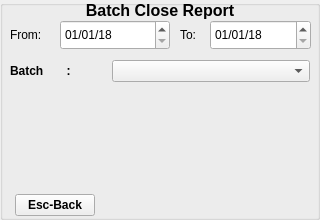
  <widget class="QGroupBox" name="groupBox_batch_report">
   <property name="geometry">
    <rect>
     <x>0</x>
     <y>280</y>
     <width>320</width>
     <height>220</height>
    </rect>
   </property>
   <property name="title">
    <string/>
   </property>
   <widget class="QLabel" name="label_2">
    <property name="geometry">
     <rect>
      <x>0</x>
      <y>0</y>
      <width>320</width>
      <height>20</height>
     </rect>
    </property>
    <property name="font">
     <font>
      <pointsize>12</pointsize>
      <weight>75</weight>
      <bold>true</bold>
     </font>
    </property>
    <property name="text">
     <string>Batch Close Report</string>
    </property>
    <property name="alignment">
     <set>Qt::AlignCenter</set>
    </property>
   </widget>
   <widget class="QWidget" name="horizontalLayoutWidget_2">
    <property name="geometry">
     <rect>
      <x>10</x>
      <y>190</y>
      <width>300</width>
      <height>30</height>
     </rect>
    </property>
    <layout class="QHBoxLayout" name="horizontalLayout_2">
     <property name="leftMargin">
      <number>5</number>
     </property>
     <property name="rightMargin">
      <number>5</number>
     </property>
     <item>
      <widget class="QPushButton" name="pushButton_esc_2">
       <property name="font">
        <font>
         <weight>75</weight>
         <bold>true</bold>
        </font>
       </property>
       <property name="focusPolicy">
        <enum>Qt::NoFocus</enum>
       </property>
       <property name="text">
        <string>Esc-Back</string>
       </property>
       <property name="autoDefault">
        <bool>true</bool>
       </property>
      </widget>
     </item>
     <item>
      <spacer name="horizontalSpacer_2">
       <property name="orientation">
        <enum>Qt::Horizontal</enum>
       </property>
       <property name="sizeHint" stdset="0">
        <size>
         <width>40</width>
         <height>20</height>
        </size>
       </property>
      </spacer>
     </item>
    </layout>
   </widget>
   <widget class="QDateEdit" name="dateEdit_from">
    <property name="geometry">
     <rect>
      <x>60</x>
      <y>20</y>
      <width>110</width>
      <height>30</height>
     </rect>
    </property>
    <property name="minimumDate">
     <date>
      <year>2018</year>
      <month>1</month>
      <day>1</day>
     </date>
    </property>
    <property name="displayFormat">
     <string>dd/MM/yy</string>
    </property>
   </widget>
   <widget class="QLabel" name="label_3">
    <property name="geometry">
     <rect>
      <x>10</x>
      <y>20</y>
      <width>49</width>
      <height>30</height>
     </rect>
    </property>
    <property name="text">
     <string>From:</string>
    </property>
   </widget>
   <widget class="QLabel" name="label_4">
    <property name="geometry">
     <rect>
      <x>180</x>
      <y>20</y>
      <width>29</width>
      <height>30</height>
     </rect>
    </property>
    <property name="text">
     <string>To:</string>
    </property>
   </widget>
   <widget class="QWidget" name="gridLayoutWidget">
    <property name="geometry">
     <rect>
      <x>10</x>
      <y>60</y>
      <width>300</width>
      <height>120</height>
     </rect>
    </property>
    <layout class="QGridLayout" name="gridLayout" columnstretch="0,0,0">
     <item row="0" column="1" colspan="2">
      <widget class="QComboBox" name="comboBox_batch"/>
     </item>
     <item row="0" column="0">
      <widget class="QLabel" name="label_5">
       <property name="font">
        <font>
         <weight>75</weight>
         <bold>true</bold>
        </font>
       </property>
       <property name="text">
        <string>Batch       :</string>
       </property>
      </widget>
     </item>
     <item row="1" column="0">
      <spacer name="verticalSpacer_7">
       <property name="orientation">
        <enum>Qt::Vertical</enum>
       </property>
       <property name="sizeHint" stdset="0">
        <size>
         <width>20</width>
         <height>40</height>
        </size>
       </property>
      </spacer>
     </item>
    </layout>
   </widget>
   <widget class="QDateEdit" name="dateEdit_to">
    <property name="geometry">
     <rect>
      <x>210</x>
      <y>20</y>
      <width>101</width>
      <height>30</height>
     </rect>
    </property>
    <property name="minimumDate">
     <date>
      <year>2018</year>
      <month>1</month>
      <day>1</day>
     </date>
    </property>
    <property name="displayFormat">
     <string>dd/MM/yy</string>
    </property>
   </widget>
  </widget>
